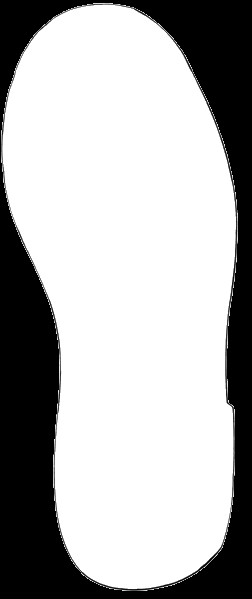
#> input picture shoe_outline_right.png, 252 x 599 px, found by its file name
$ python Heatmaptest.py
#> lines starting #> are read from the running program, lines starting #| are printed output that depends on the picture
import numpy as np
import matplotlib.pyplot as plt
from scipy.interpolate import griddata
from PIL import Image


shoe_outline_image = Image.open('shoe_outline_right.png')
#> shoe_outline_image is the input picture: PIL image 252x599 LA; mean R, G, B, A 0, 0, 0, 78.7


pressure_readings = np.array([2.56, 2.28, 2.43, 2.26, 2.23, 1.97, 1.95, 1.94])


pressure_readings_normalized = (pressure_readings - np.min(pressure_readings)) / (np.max(pressure_readings) - np.min(pressure_readings))

sensor_locations_pixels = np.array([(190, 535), (200, 345), (200, 210), (145, 100),
                                    (120, 160), (120, 535), (50, 160), (65, 85)])


roi_left, roi_top, roi_right, roi_bottom = (0, 0, shoe_outline_image.width, shoe_outline_image.height)
#> roi_left = 0; roi_top = 0; roi_right = 252; roi_bottom = 599

sensor_locations_pixels[:, 1] = roi_bottom - sensor_locations_pixels[:, 1]

x_grid_roi = np.linspace(roi_left, roi_right, 100)
#> x_grid_roi = 100 values from 0 to 252
y_grid_roi = np.linspace(roi_top, roi_bottom, 100)
#> y_grid_roi = 100 values from 0 to 599
x_mesh_roi, y_mesh_roi = np.meshgrid(x_grid_roi, y_grid_roi)


corners = [(roi_left, roi_top), (roi_left, roi_bottom), (roi_right, roi_top), (roi_right, roi_bottom)]
#> corners = [(0, 0), (0, 599), (252, 0), (252, 599)]
corners = np.array([(x, roi_bottom - y) for x, y in corners])

x_min = min(sensor_locations_pixels[:, 0])
x_max = max(sensor_locations_pixels[:, 0])

x_range = x_max - x_min
x_min_new = x_min - x_range
x_max_new = x_max + x_range

corners[:, 0] = np.array([x_min_new, x_min_new, x_max_new, x_max_new])

sensor_locations_pixels = np.concatenate([sensor_locations_pixels, corners])

corner_pressures = np.zeros(4)
pressure_readings_normalized = np.concatenate([pressure_readings_normalized, corner_pressures])


interpolated_pressure_roi = griddata(sensor_locations_pixels, pressure_readings_normalized,
                                     (x_mesh_roi, y_mesh_roi), method='cubic')


plt.imshow(interpolated_pressure_roi, cmap='coolwarm', origin='lower',
           extent=(roi_left, roi_right, roi_top, roi_bottom))

plt.imshow(shoe_outline_image, extent=(roi_left, roi_right, roi_top, roi_bottom), alpha=1)

plt.colorbar(label='Pressure')

plt.show()
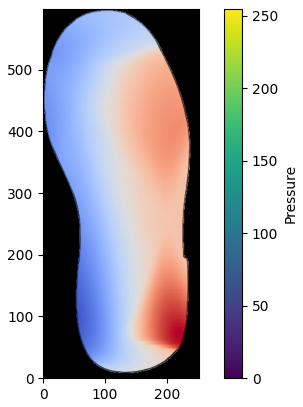
#> figure drawn by matplotlib, 2 panels
